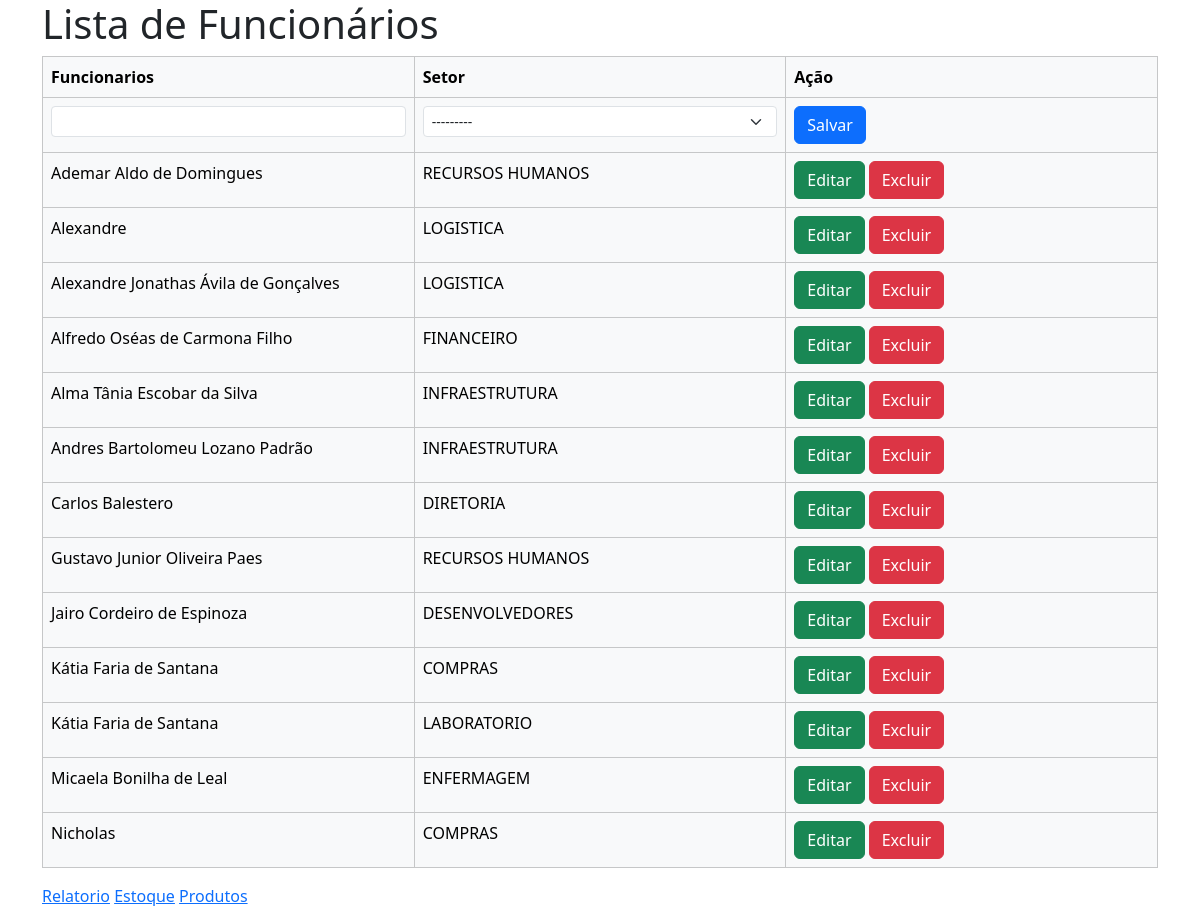
The app's page /funcionarios/ with its own data.
### score/models.py (models this page shows, shortened)
class Funcionario(models.Model):
    nome = models.CharField(max_length=100, null=False, blank=False)
    setor = models.ForeignKey("Setor", on_delete=models.RESTRICT, related_name="setor")
    class Meta:
        ordering = ["nome", "setor"]  # asc

class Setor(models.Model):
    nome = models.CharField(max_length=100, null=False, blank=False)
    def __str__(self):
        return self.nome

### score/views.py (the view, shortened to what this page needs)
# urls.py: path("funcionarios/", views.funcionarios, name="funcionarios"),
def funcionarios(request):
    context = {}
    form = FuncionarioForm()
    context["title"] = "Lista de Funcionários"
    funcionarios = Funcionario.objects.all()
    context["funcionarios"] = funcionarios
    context["form"] = form
    return render(request, "funcionarios/list.html", context)

### score/forms.py
class FuncionarioForm(forms.ModelForm):
    class Meta:
        model = Funcionario
        fields = ["nome", "setor"]
        widgets = {
            "nome": forms.TextInput(attrs={"class": "form-control form-select-sm"}),
            "setor": forms.Select(attrs={"class": "form-select form-select-sm"}),
        }

### score/templates/funcionarios/list.html (shortened to what this page needs)
{% extends 'base.html' %}
{% block content %}
<h1>Lista de Funcionários</h1>
<form method="post" action="{% url 'funcionarios' %}">
    <table class="table table-bordered table-light">
        <tr><th>Funcionarios</th>
            <th>Setor</th>
            <th>Ação</th>
        </tr>
        {% if not form.instance.id %}
            <tr>
                {% include 'funcionarios/save.html' %}
            </tr>
        {% endif %}
        {% for funcionario in funcionarios %}
            <tr>
                {% if form.instance.id == funcionario.id %}
                    {% include 'funcionarios/save.html' %}
                {% else %}
                    <td class="col-sm-3">{{ funcionario.nome }}</td>
                    <td class="col-sm-3">{{ funcionario.setor }}</td>
                    <td class="col-sm-3">
                        <button formnovalidate class="btn btn-success" name="edit" value="{{ funcionario.id }}">Editar</button>
                        <button formnovalidate class="btn btn-danger" name="delete" value="{{ funcionario.id }}">Excluir</button>
                    </td>
                {% endif %}
            </tr>
        {% endfor %}
    </table>
</form>
<a href="{% url 'relatorio' %}">Relatorio</a>
<a href="{% url 'estoque' %}">Estoque</a>
<a href="{% url 'produtos' %}">Produtos</a>
{% endblock %}

### records on screen
Funcionario: nome "Ademar Aldo de Domingues", setor "RECURSOS HUMANOS", {{ funcionario.id }} 6 (drawn)
Funcionario: nome "Alexandre", setor "LOGISTICA", {{ funcionario.id }} 23 (drawn)
Funcionario: nome "Alexandre Jonathas Ávila de Gonçalves", setor "LOGISTICA", {{ funcionario.id }} 7 (drawn)
Funcionario: nome "Alfredo Oséas de Carmona Filho", setor "FINANCEIRO", {{ funcionario.id }} 4 (drawn)
Funcionario: nome "Alma Tânia Escobar da Silva", setor "INFRAESTRUTURA", {{ funcionario.id }} 10 (drawn)
Funcionario: nome "Andres Bartolomeu Lozano Padrão", setor "INFRAESTRUTURA", {{ funcionario.id }} 11 (drawn)
Funcionario: nome "Carlos Balestero", setor "DIRETORIA", {{ funcionario.id }} 1 (drawn)
Funcionario: nome "Gustavo Junior Oliveira Paes", setor "RECURSOS HUMANOS", {{ funcionario.id }} 2 (drawn)
Funcionario: nome "Jairo Cordeiro de Espinoza", setor "DESENVOLVEDORES", {{ funcionario.id }} 9 (drawn)
Funcionario: nome "Kátia Faria de Santana", setor "COMPRAS", {{ funcionario.id }} 3 (drawn)
Funcionario: nome "Kátia Faria de Santana", setor "LABORATORIO", {{ funcionario.id }} 16 (drawn)
Funcionario: nome "Micaela Bonilha de Leal", setor "ENFERMAGEM", {{ funcionario.id }} 5 (drawn)
Funcionario: nome "Nicholas", setor "COMPRAS", {{ funcionario.id }} 24 (drawn)
